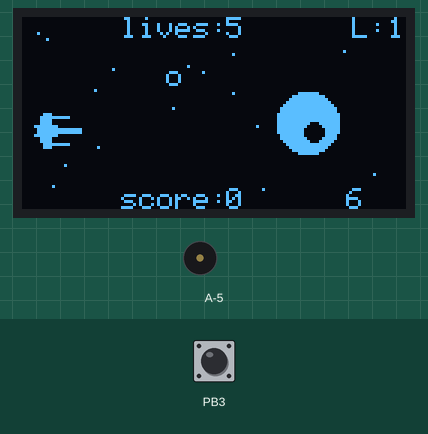
A sketch run on a simulated ATtiny85, built with avr-gcc and run on an emulated ATtiny85. Shown: 128×64 one-colour display, buzzer (waves = sounding). The test bench sets the inputs (shaded band); at power-on: PB3 HIGH. The display library's start-up logo is not drawn; random numbers use the default seed unless the sketch sets one.

Above: at 6.4 s.
6.5 s: PB3 pulled LOW for 0.15 s
At 7.0 s:
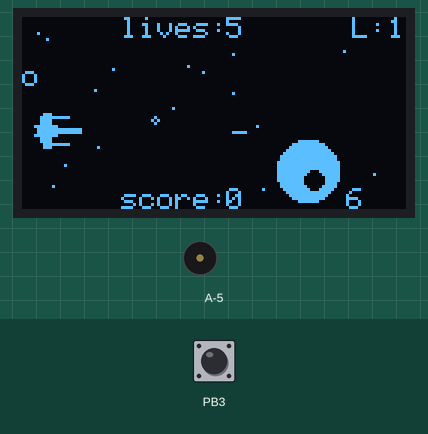
7.2 s: PB3 pulled LOW for 3.2 s
At 9.49 s:
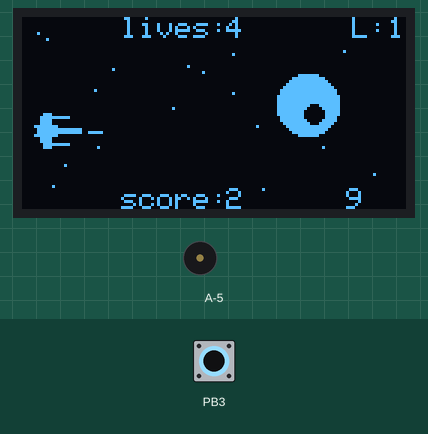
11.0 s: PB3 pulled LOW for 1 s
At 12.09 s:
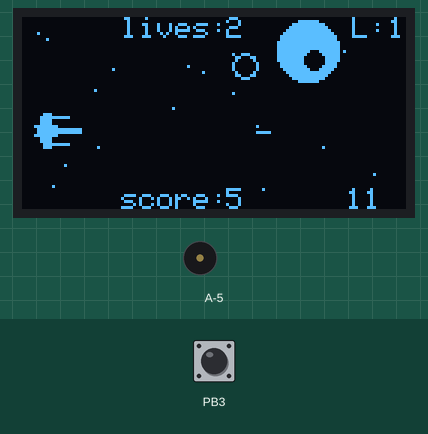
12.6 s: PB3 pulled LOW for 0.15 s
At 13.65 s:
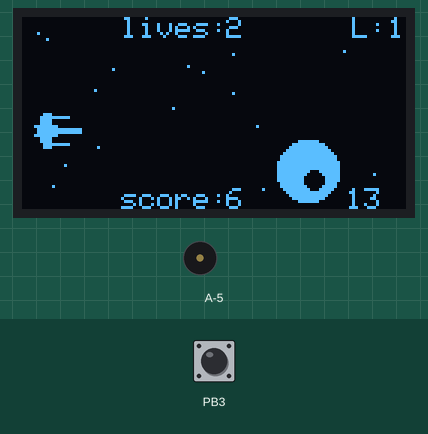
16.3 s: PB3 pulled LOW for 3.2 s
At 17.9 s:
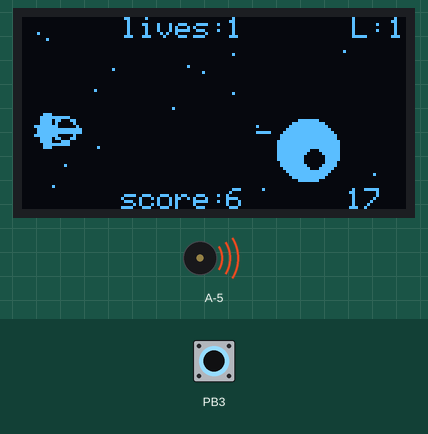
Timing chart, 0 to 21.1 s (numbered marks = the images above; inputs shaded):
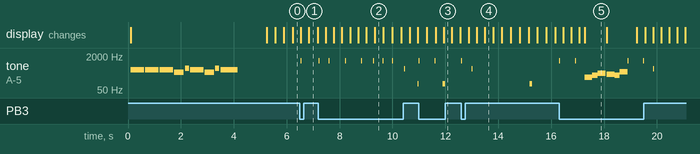

The sketch:

BLKlab_CodeExp_Dai_Chien_STAR_WAR_Phien_Ban_Arduino.ino
```cpp
/*======================================================================
 *                        BANLINHKIEN.COM
 *======================================================================
 *             ĐẠI CHIẾN STAR WAR PHIÊN BẢN ARDUINO
 * Đấu nối:
 *        Arduino           |             OLED 096 I2C
 *          A4              |                 SDA
 *          A5              |                 SCL
 *        Arduino           |               Nút nhấn
 *          D3              |                 1
 *          D11             |                 2
 *          D12             |                 3
 *        Arduino           |               Còi chíp
 *          D9              |              Chân dương
 *_______________________________________________________________________ */

#include <SPI.h>
#include <Wire.h>
#include <Adafruit_GFX.h>
#include <Adafruit_SSD1306.h>
#include <Fonts/FreeSans9pt7b.h>
//#include <Fonts/FreeSans12pt7b.h>

#define OLED_RESET 4
Adafruit_SSD1306 display(OLED_RESET);
const int c = 261;
const int d = 294;
const int e = 329;
const int f = 349;
const int g = 391;
const int gS = 415;
const int a = 440;
const int aS = 455;
const int b = 466;
const int cH = 523;
const int cSH = 554;
const int dH = 587;
const int dSH = 622;
const int eH = 659;
const int fH = 698;
const int fSH = 740;
const int gH = 784;
const int gSH = 830;
const int aH = 880;

const unsigned char PROGMEM dioda16 [] = {
0x00, 0x00, 0x00, 0x00, 0x1C, 0x00, 0x3F, 0xF0, 0x3C, 0x00, 0x3C, 0x00, 0xFF, 0x00, 0x7F, 0xFF,
0x7F, 0xFF, 0xFF, 0x00, 0x3C, 0x00, 0x3C, 0x00, 0x1F, 0xF0, 0x1C, 0x00, 0x00, 0x00, 0x00, 0x00
};

const unsigned char PROGMEM storm [] = {
0x00, 0x00, 0x00, 0x00, 0x00, 0x00, 0x00, 0x00, 0x00, 0x00, 0x00, 0x00, 0x00, 0x00, 0x00, 0x00,
0x00, 0x00, 0x00, 0x00, 0x7F, 0xFE, 0x00, 0x00, 0x00, 0x07, 0x80, 0x01, 0xE0, 0x00, 0x00, 0x0C,
0x00, 0x00, 0x20, 0x00, 0x00, 0x18, 0x00, 0x00, 0x18, 0x00, 0x00, 0x30, 0x00, 0x00, 0x04, 0x00,
0x00, 0x20, 0x00, 0x00, 0x04, 0x00, 0x00, 0x20, 0x00, 0x00, 0x04, 0x00, 0x00, 0x60, 0x00, 0x00,
0x02, 0x00, 0x00, 0x40, 0x00, 0x00, 0x02, 0x00, 0x00, 0x40, 0x00, 0x00, 0x01, 0x00, 0x00, 0x40,
0x00, 0x00, 0x01, 0x00, 0x00, 0x40, 0x00, 0x00, 0x01, 0x00, 0x00, 0x7F, 0xE0, 0x00, 0x01, 0x00,
0x00, 0x7F, 0xFF, 0xFF, 0xFF, 0x00, 0x00, 0x7F, 0xFF, 0xFF, 0xFF, 0x00, 0x00, 0xD7, 0xFF, 0xFF,
0xE1, 0x00, 0x01, 0xBF, 0xFC, 0x1F, 0xFA, 0x80, 0x01, 0xBF, 0xF1, 0xCF, 0xFA, 0x80, 0x01, 0x3F,
0xC2, 0x37, 0xF7, 0x80, 0x01, 0xEF, 0x9C, 0x01, 0xE7, 0xC0, 0x01, 0xE0, 0x70, 0x06, 0x06, 0x80,
0x01, 0xE0, 0xC0, 0x03, 0x06, 0x80, 0x01, 0xFF, 0x80, 0x01, 0xFF, 0x80, 0x01, 0xF8, 0x00, 0x00,
0x1D, 0xC0, 0x03, 0x70, 0x00, 0x80, 0x0C, 0x60, 0x05, 0xB0, 0x07, 0xF0, 0x08, 0x90, 0x09, 0x10,
0x1F, 0xF8, 0x09, 0xD0, 0x0B, 0x90, 0x1F, 0x7C, 0x03, 0xF0, 0x0F, 0xC0, 0xFC, 0x0F, 0x07, 0x90,
0x0D, 0x43, 0xC0, 0x03, 0x07, 0x90, 0x05, 0x64, 0x00, 0x00, 0xCF, 0x10, 0x07, 0xFC, 0x00, 0x00,
0x26, 0x10, 0x01, 0x80, 0x00, 0x00, 0x10, 0x20, 0x01, 0x00, 0x00, 0x00, 0x0E, 0x40, 0x01, 0x80,
0x07, 0xF0, 0x01, 0x80, 0x00, 0x80, 0x07, 0xC8, 0x00, 0x80, 0x00, 0x80, 0x0B, 0xE8, 0x00, 0x80,
0x00, 0x87, 0x97, 0xE9, 0xE0, 0x80, 0x00, 0x87, 0xDF, 0xEF, 0xA0, 0x80, 0x00, 0x4B, 0xFF, 0xFF,
0xA0, 0x80, 0x00, 0x6B, 0xDF, 0xFB, 0xA3, 0x00, 0x00, 0x24, 0x97, 0xE8, 0x24, 0x00, 0x00, 0x1E,
0x1F, 0xC0, 0x2C, 0x00, 0x00, 0x07, 0xF8, 0x1F, 0xF0, 0x00, 0x00, 0x00, 0x0F, 0xF8, 0x00, 0x00
};

void setup()   {
  pinMode(3,INPUT_PULLUP);
  pinMode(12,INPUT_PULLUP);
  pinMode(11,INPUT_PULLUP);
  display.begin(SSD1306_SWITCHCAPVCC, 0x3C);
  display.display();
  display.clearDisplay();
  display.setTextSize(0);
  display.drawBitmap(6, 11,storm, 48,48, 1);
  display.setFont(&FreeSans9pt7b);
  display.setTextColor(WHITE);
  display.setCursor(65,14);
  display.println("xWing");
  display.setFont();
  display.setCursor(65,17);
  display.setTextSize(0);
  display.println("vs");
  display.setCursor(0,0);
  float voltaza=readVcc()/1000;
  display.println(voltaza);;
  display.setFont(&FreeSans9pt7b);
  display.setCursor(65,39);
  display.println("Death");
  display.setFont();
  display.setCursor(65,42);
  display.println("star ");
  display.setTextSize(0);
  display.setCursor(65,55);
  display.println("by Danko");
  display.setCursor(65,55); //test
  display.display();
  display.setFont();
  beep(a, 500);
  beep(a, 500);
  beep(a, 500);
  beep(f, 350);
  beep(cH, 150);
  beep(a, 500);
  beep(f, 350);
  beep(cH, 150);
  beep(a, 650);
  delay(500);
  delay(500);
}
  int metx=0;
  int mety=0;
  int postoji=0;
  int nep=8;
  int smjer=0;
  int go=0;
  int rx=95;
  int ry=0;
  int rx2=95;
  int ry2=0;
  int rx3=95;
  int ry3=0;
  int bodovi=0;
  int brzina=3; //speed of bullet
  int bkugle=1;
  int najmanja=600;
  int najveca=1200;
  int promjer=10;
  int rx4=95;
  int ry4=0;
  int zivoti=5;
  int poc=0;
  int ispaljeno=0;
  int nivo=1;
  int centar=95;
  unsigned long pocetno=0;
  unsigned long odabrano=0;
  unsigned long trenutno=0;
  unsigned long nivovrije=0;
  int poz=30;
void loop() {
  if(go==0){
  display.clearDisplay();
  display.drawPixel(50,30,1);
  display.drawPixel(30,17,1);
  display.drawPixel(60,18,1);
  display.drawPixel(55,16,1);
  display.drawPixel(25,43,1);
  display.drawPixel(100,43,1);
  display.drawPixel(117,52,1);
  display.drawPixel(14,49,1);
  display.drawPixel(24,24,1);
  display.drawPixel(78,36,1);
  display.drawPixel(80,57,1);
  display.drawPixel(107,11,1);
  display.drawPixel(150,11,1);
  display.drawPixel(5,5,1);
  display.drawPixel(8,7,1);
  display.drawPixel(70,12,1);
  display.drawPixel(10,56,1);
  display.drawPixel(70,25,1);

  if(poc==0){
  pocetno=millis();
  odabrano= random(400,1200);
  poc=1;
  }
  trenutno=millis();

  //nivoi
  if((trenutno-nivovrije)>50000)
  {
    nivovrije=trenutno;
    nivo=nivo+1;

   brzina=brzina+1; //brizna neprijateljevog metka
   if ( nivo % 2 == 0 )
      {
         bkugle=bkugle+1;
         promjer=promjer-1;
      }
  najmanja=najmanja-50;
  najveca=najveca-50;

    }

 if((odabrano+pocetno)<trenutno)
  {
    poc=0;
   ispaljeno=ispaljeno+1;
   if(ispaljeno==1)
   {rx=95;
    ry=nep;}
     if(ispaljeno==2){
      rx2=95;
      ry2=nep;}
      if(ispaljeno==3)
      {
        rx3=95;
          ry3=nep;
      }

     if(ispaljeno==4){
      rx4=95;
      ry4=nep;

     }

   }
    if(ispaljeno>0)
    {
    display.drawCircle(rx,ry,2,1);
    rx=rx-brzina;}

    if(ispaljeno>1)
    {
    display.drawCircle(rx2,ry2,1,1);
    rx2=rx2-brzina;}

     if(ispaljeno>2)
    {
    display.drawCircle(rx3,ry3,4,1);
    rx3=rx3-brzina;}

     if(ispaljeno>3)
    {
    display.drawCircle(rx4,ry4,2,1);
    rx4=rx4-brzina;}

 if(digitalRead(12)==0 && poz>=2){
 poz=poz-2;}

  if(digitalRead(11)==0&& poz<=46){
   poz=poz+2;}
   if(digitalRead(3)==0 && postoji==0)
    {
    postoji=1;
    metx=6;
    mety=poz+8;
    tone(9,1200,20);
    }
   if(postoji==1)
    {
    metx=metx+8 ;
    display.drawLine(metx,mety,metx+4,mety,1);
    }
   display.drawBitmap(4, poz,dioda16, 16,16, 1);
   display.fillCircle(centar,nep,promjer,1);
   display.fillCircle(centar+2,nep+3,promjer/3,0);

  display.setTextSize(1);
  display.setTextColor(WHITE);
  display.setCursor(33,57);
  display.println("score:");
  display.setCursor(68,57);
  display.println(bodovi);

  display.setCursor(33,0);
  display.println("lives:");
  display.setCursor(68,0);
  display.println(zivoti);

  display.setCursor(110,0);
  display.println("L:");

  display.setCursor(122,0);
  display.println(nivo);

  display.setCursor(108,57);
  display.println(trenutno/1000);
  display.display();

  if(metx>128)postoji=0;

   if(smjer==0){
   nep=nep+bkugle;}
   else
   {nep=nep-bkugle;}

   if(nep>=(64-promjer))
   smjer=1;
   if(nep<=promjer)
   smjer=0;

   if(mety>=nep-promjer && mety<=nep+promjer)
   if(metx>(centar-promjer)&&metx<(centar+promjer))
   {
   metx=-20;
   tone(9,500,20);
   bodovi=bodovi+1;
   postoji=0;
   }

int pozicija=poz+8;
     if(ry>=pozicija-8 && ry<=pozicija+8)
   if(rx<12&&rx>4)
   {
   rx=95;
   ry=-50;
   tone(9,100,100);
 zivoti=zivoti-1;
   }

        if(ry2>=pozicija-8 && ry2<=pozicija+8)
   if(rx2<12&&rx2>4)
   {
   rx2=-50;
   ry2=-50;
   tone(9,100,100);
 zivoti=zivoti-1;
   }

      if(ry3>=pozicija-8 && ry3<=pozicija+8)
   if(rx3<12&&rx3>4)
   {
   rx3=-50;
   ry3=-50;
   tone(9,100,100);
 zivoti=zivoti-1;
   }

      if(ry4>=pozicija-8 && ry4<=pozicija+8)
   if(rx4<12&&rx4>4)
   {
   rx4=200;
   ry4=-50;
   ispaljeno=0;
   tone(9,100,100);
 zivoti=zivoti-1;
   }

if(rx4<1){
   ispaljeno=0;
   rx4=200;}

   if(zivoti==0)
   go=1;
  }

  if(go==1)
  {
    if(zivoti==0){
     tone(9,200,300);
     delay(300);
      tone(9,250,200);
      delay(200);
       tone(9,300,300);
       delay(300);
       zivoti=5;
    }
   display.clearDisplay();
   display.setFont();
    display.setTextSize(2);
    display.setTextColor(WHITE);
    display.setCursor(7,10);
    display.println("GAME OVER!");
   display.setTextSize(1);
    display.setCursor(7,30);
   display.println("score:");
    display.setCursor(1,3); //test
    display.println(bodovi);
    display.setCursor(7,40);
    display.println("level:");
     display.setCursor(44,40);
     display.println(nivo);
     display.setCursor(7,50);
     display.println("time(s):");
       display.setCursor(60,50);

       display.println(trenutno/1000);
  display.display();

    if(digitalRead(3)==0)
    {
       tone(9,280,300);
     delay(300);
      tone(9,250,200);
      delay(200);
       tone(9,370,300);
       delay(300);
      ponovo();
    }
    }
}

void ponovo()
{
 metx=0;
 mety=0;
 postoji=0;
 nep=8;
 smjer=0;
 go=0;
 rx=95;
 ry=0;
 rx2=95;
 ry2=0;
 rx3=95;
 ry3=0;
 bodovi=0;

  brzina=3;
  bkugle=1;
 najmanja=600;
 najveca=1200;
 promjer=12;

  rx4=95;
  ry4=0;
  zivoti=5;
  poc=0;
  ispaljeno=0;
  nivo=1;
  pocetno=0;
  odabrano=0;
  trenutno=0;
  nivovrije=0;
  }

long readVcc() {
  #if defined(__AVR_ATmega32U4__) || defined(__AVR_ATmega1280__) || defined(__AVR_ATmega2560__)
    ADMUX = _BV(REFS0) | _BV(MUX4) | _BV(MUX3) | _BV(MUX2) | _BV(MUX1);
  #elif defined (__AVR_ATtiny24__) || defined(__AVR_ATtiny44__) || defined(__AVR_ATtiny84__)
    ADMUX = _BV(MUX5) | _BV(MUX0);
  #elif defined (__AVR_ATtiny25__) || defined(__AVR_ATtiny45__) || defined(__AVR_ATtiny85__)
    ADMUX = _BV(MUX3) | _BV(MUX2);
  #else
    ADMUX = _BV(REFS0) | _BV(MUX3) | _BV(MUX2) | _BV(MUX1);
  #endif

  delay(2);
  ADCSRA |= _BV(ADSC);
  while (bit_is_set(ADCSRA,ADSC));

  uint8_t low  = ADCL;
  uint8_t high = ADCH;
  long result = (high<<8) | low;

  result = 1125300L / result;
  return result;
}


void beep(int note, int duration)
{
  tone(9, note, duration);


    delay(duration);


  noTone(9);

  delay(50);


}
```

Measured:
- after the input at 6.5 s, tone on A-5: silent → 1200 Hz at once, → silent 0.02 s later
- what the display in image 5 shows lasts 0.8 s, from 17.3 s to 18.1 s
